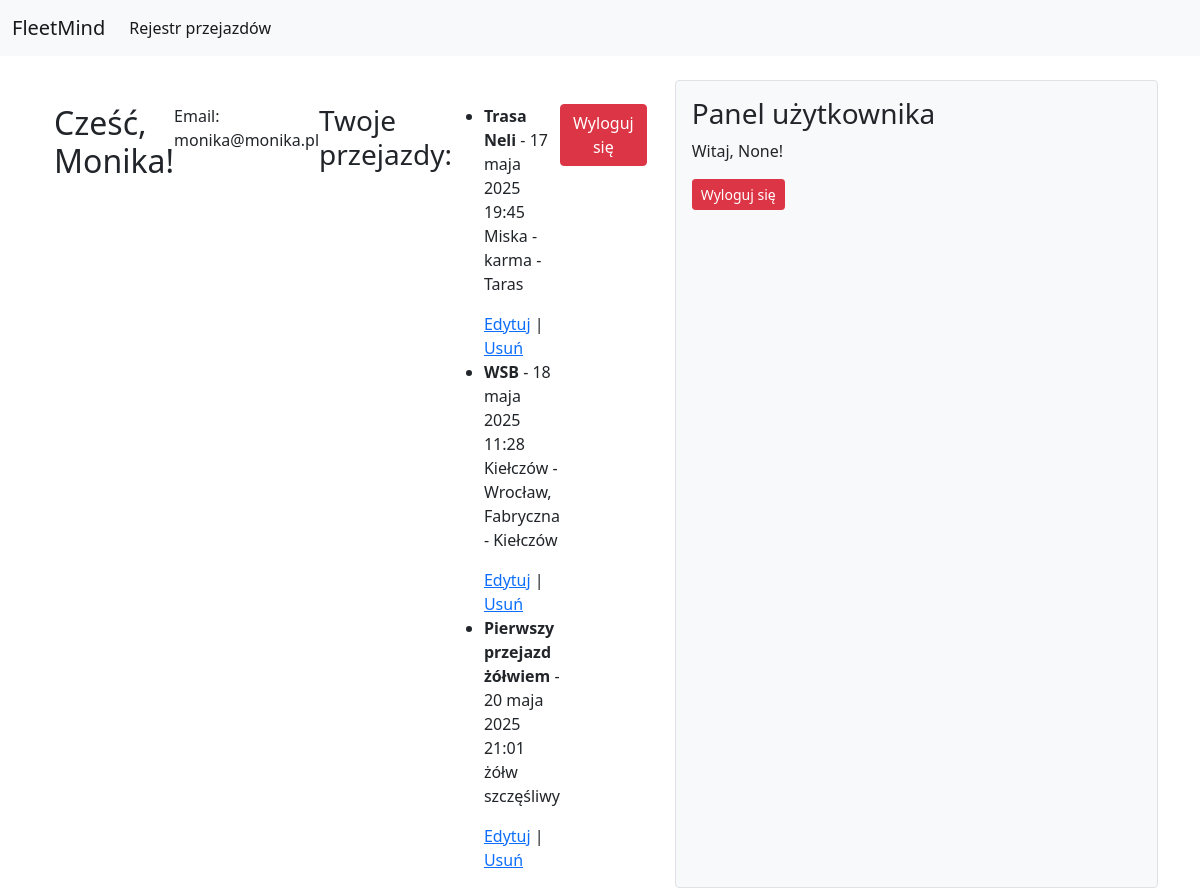
The page /user-panel/ (signed in) on the database its author committed.
### Fleet/models.py (models this page shows, shortened)
class Post(models.Model):
    title = models.CharField(
        max_length=200,
        help_text="Tytuł posta (maks. 200 znaków)"
    )
    content = models.TextField(
        help_text="Treść posta"
    )
    create_at = models.DateTimeField(
        auto_now_add=True,
        help_text="Data i czas utworzenia posta (ustawiane automatycznie)"
    )
    author = models.ForeignKey(
        User,
        on_delete=models.CASCADE,
        help_text="Autor posta (odniesienie do modelu User)"
    )
    distance = models.FloatField(
        blank=True,
        null=True,
        help_text="Dystans (np. w kilometrach); pole opcjonalne"
    )
    start_location = models.CharField(
        max_length=255,
        blank=True,
        null=True,
        help_text="Punkt początkowy podróży; pole opcjonalne"
    )
    end_location = models.CharField(
        max_length=255,
        blank=True,
        null=True,
        help_text="Punkt końcowy podróży; pole opcjonalne"
    )
    travel_time = models.DurationField(
        blank=True,
        null=True,
        help_text="Czas podróży; pole opcjonalne"
    )
    vehicle = models.CharField(
        max_length=100,
        blank=True,
        null=True,
        help_text="Informacja o pojeździe; pole opcjonalne"
    )

class Profile(models.Model):
    user = models.OneToOneField(User, on_delete=models.CASCADE)
    display_name = models.CharField(max_length=50, blank=True, null=True)

### Fleet/views/auth_views.py (the view, shortened to what this page needs)
# urls.py: path('user-panel/', user_panel, name='user_panel'),
@login_required
def user_panel(request):
    profile, created = Profile.objects.get_or_create(user=request.user)
    user_posts = Post.objects.filter(author=request.user)
    return render(request, "Fleet/Auth/user_panel.html", {"user": request.user, "profile": profile, "posts": user_posts})

### Fleet/templates/Fleet/Auth/user_panel.html (shortened to what this page needs)
{% extends "Fleet/base.html" %}
{% load static %}
{% block content %}
<div class="container mt-4">
    <h2>Cześć, {{ user.username }}!</h2>
    <p>Email: {{ user.email }}</p>
    <h3>Twoje przejazdy:</h3>
    {% if posts %}
        <ul>
            {% for post in posts %}
            <li>
                <strong>{{ post.title }}</strong> - {{ post.create_at }}
                <p>{{ post.content }}</p>
                <a href="{% url 'update_post' post.id %}">Edytuj</a> |
                <a href="{% url 'delete_post' post.id %}">Usuń</a>
            </li>
            {% endfor %}
        </ul>
    {% else %}
        <p>Nie dodano żadnych przejazdów.</p>
    {% endif %}
    <form method="post" action="{% url 'logout' %}">
        <button type="submit" class="btn btn-danger">Wyloguj się</button>
    </form>
</div>
{% endblock %}

### Fleet/templates/Fleet/base.html (shortened to what this page needs)
<!doctype html>
<html lang="pl">
{% load static %}
  <head>
    <link href="https://cdnjs.cloudflare.com/ajax/libs/bootstrap/5.0.2/css/bootstrap.min.css" rel="stylesheet">
    <link rel="stylesheet" href="https://cdn.datatables.net/1.13.4/css/jquery.dataTables.min.css" />
    <link rel="stylesheet" type="text/css" href="{% static 'css/style.css' %}">
    <link rel="stylesheet" href="https://cdn.jsdelivr.net/npm/bootstrap-icons/font/bootstrap-icons.css">
  </head>
  <body>
    <nav class="navbar navbar-expand-lg navbar-light bg-light">
      <div class="container-fluid">
        <a class="navbar-brand" href="{% url 'post_list' %}">FleetMind</a>
        <div class="collapse navbar-collapse" id="navbarNavDropdown">
          <ul class="navbar-nav">
            <li class="nav-item">
              <a class="nav-link active" aria-current="page" href="{% url 'post_list' %}">Rejestr przejazdów</a>
            </li>
          </ul>
        </div>
      </div>
    </nav>
    <div class="container d-flex mt-4">
      <div class="main-content flex-grow-1">
        {% block content %}{% endblock %}
      </div>
      {% block sidebar %}
      <div class="user-panel ms-3 p-3 bg-light border rounded" style="width: 250px;">
        {% if user.is_authenticated %}
          <h3>Panel użytkownika</h3>
          <p>Witaj, {{ user.profile.display_name }}!</p>
          <form method="post" action="{% url 'logout' %}">
            <button type="submit" class="btn btn-danger btn-sm">Wyloguj się</button>
          </form>
        {% else %}
          <p><a href="{% url 'login' %}" class="btn btn-success">Zaloguj się</a></p>
        {% endif %}
      </div>
      {% endblock %}
    </div>
  </body>
</html>

### Fleet/static/css/style.css (style rules this page uses)
.container { display: flex; justify-content: space-between; }
.main-content { flex: 3; }
.user-panel { flex: 1; padding: 20px; background-color: #f8f9fa; border-left: 2px solid #ddd; min-width: 250px; }

### rows shown on the page
Post: title "Trasa Neli", create_at "17 maja 2025 19:45", content "Miska - karma - Taras"
Post: title "WSB", create_at "18 maja 2025 11:28", content "Kiełczów - Wrocław, Fabryczna - Kiełczów"
Post: title "Pierwszy przejazd żółwiem", create_at "20 maja 2025 21:01", content "żółw szczęśliwy"

### other values the page prints
{{ user.username }} "Monika"
{{ user.email }} "monika@monika.pl"
{{ user.profile.display_name }} "None"
